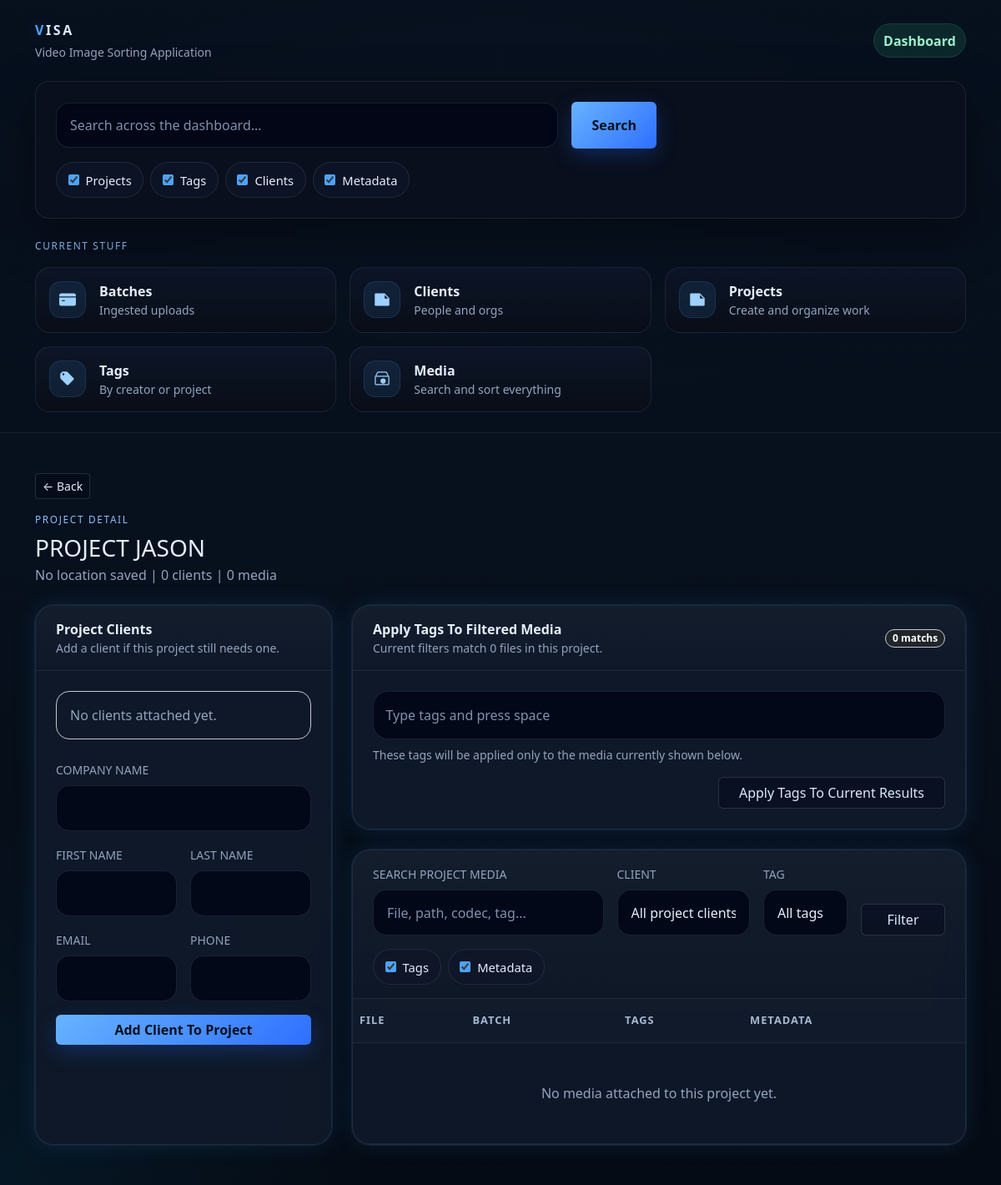
/dashboard/projects/3/, run on an earlier commit of the app's database.
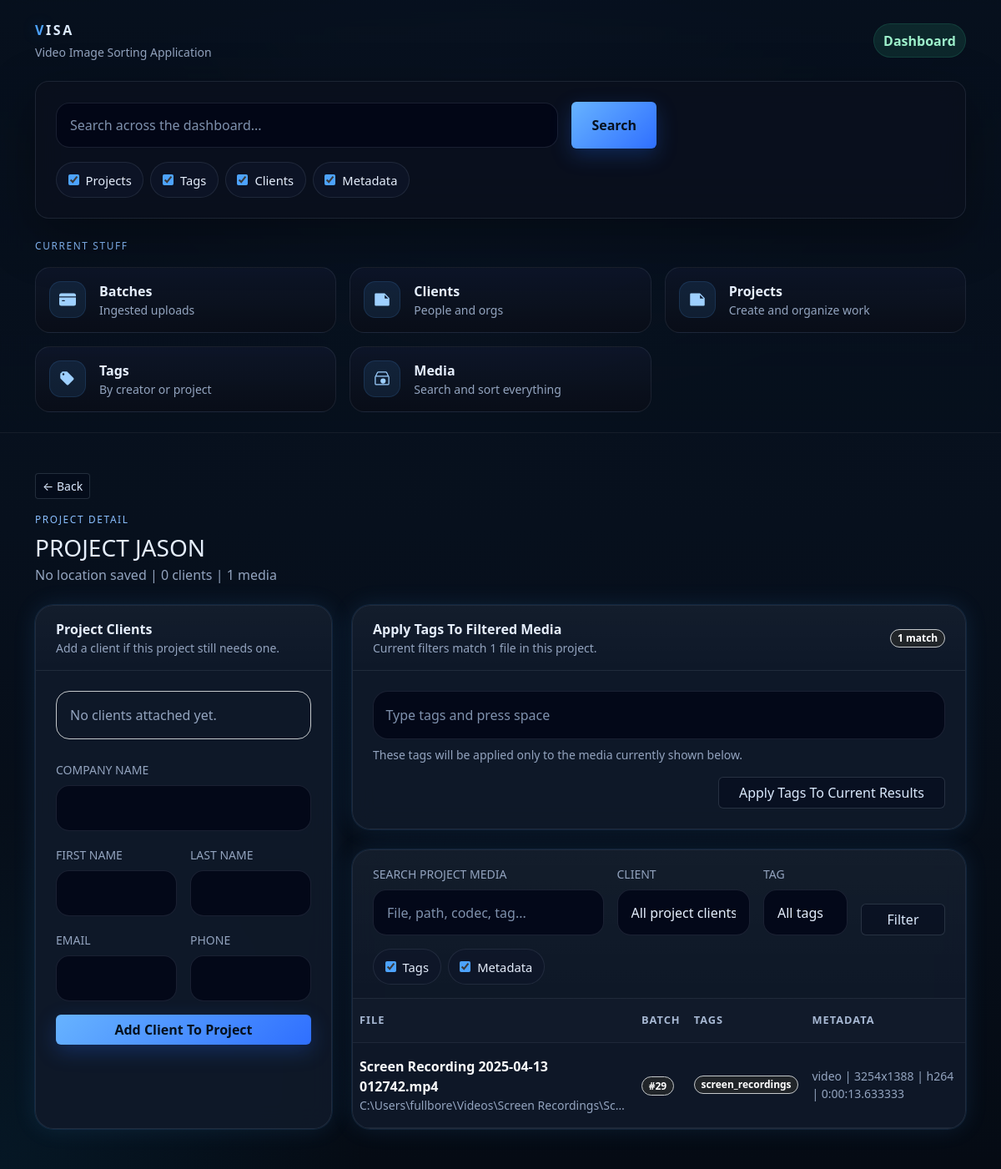
And on a later commit of the database.
### base/models.py (models this page shows, shortened)
class Project(models.Model):
    name = models.CharField(max_length=90)
    location = models.CharField(max_length=90, blank=True)
    start_date = models.DateField(null=True, blank=True)
    end_date = models.DateField(null=True, blank=True)
    users = models.ManyToManyField(
        settings.AUTH_USER_MODEL,
        through="ProjectUser",
        related_name="projects",
        blank=True,
    )

class Media(models.Model):
    class Meta:
        verbose_name_plural = "Media Files"
    batch = models.ForeignKey(
        Batch,
        on_delete=models.CASCADE,
        related_name="media",
        null=True,
        blank=True,
    )
    project = models.ForeignKey(
        Project,
        on_delete=models.CASCADE,
        related_name="media",
        null=True,
        blank=True,
    )
    file_name = models.CharField(max_length=255)
    file_path = models.CharField(max_length=512, unique=True)
    tags = models.ManyToManyField(
        Tag,
        through="MediaTag",
        related_name="media",
        blank=True,
    )
    created_at = models.DateTimeField(auto_now_add=True)

class Batch(models.Model):
    class Meta:
        verbose_name_plural = "Batches"
    created_at = models.DateTimeField(auto_now_add=True)
    closed_at = models.DateTimeField(null=True, blank=True)

class Tag(models.Model):
    user = models.ForeignKey(
        settings.AUTH_USER_MODEL,
        on_delete=models.CASCADE,
        related_name="tags",
        null=True,
        blank=True,
    )
    name = models.CharField(max_length=90)
    class Meta:
        constraints = [
            models.UniqueConstraint(fields=["user", "name"], name="uniq_tag_user_name"),
        ]

class MediaMetadata(models.Model):
    class Meta:
        verbose_name_plural = "Media Metadata"
    media = models.OneToOneField(
        Media,
        on_delete=models.CASCADE,
        related_name="metadata",
    )
    file_type = models.CharField(max_length=90, blank=True)
    file_size = models.BigIntegerField(
        null=True,
        blank=True,
        help_text="File size in bytes",
    )
    imported_at = models.DateTimeField(
        null=True,
        blank=True,
        help_text="When this metadata record was imported or created",
    )
    has_color_grade = models.BooleanField(default=False)
    hdr = models.BooleanField(
        null=True,
        blank=True,
        help_text="True/False when known, null when unknown",
    )
    frame_rate = models.DecimalField(
        max_digits=8,
        decimal_places=3,
        null=True,
        blank=True,
        help_text="Frames per second, e.g. 23.976",
    )
    codec = models.CharField(max_length=90, blank=True)
    duration = models.DurationField(
        null=True,
        blank=True,
        help_text="Length of media",
    )
    width = models.PositiveIntegerField(null=True, blank=True)
    height = models.PositiveIntegerField(null=True, blank=True)
    aspect_ratio = models.CharField(
        max_length=90,
        null=True,
        blank=True,
        help_text="Optional source-reported aspect ratio",
    )
    color_space = models.CharField(max_length=90, blank=True)
    bit_rate = models.BigIntegerField(
        null=True,
        blank=True,
        help_text="Bits per second",
    )
    @property
    def resolution(self):
        if self.width and self.height:
            return f"{self.width}x{self.height}"
        return ""

### base/views.py (the view, shortened to what this page needs)
# urls.py: path("dashboard/projects/<int:project_id>/", views.dashboard_project_detail, name="dashboard_project_detail"),
def dashboard_project_detail(request, project_id):
    project = get_object_or_404(
        Project.objects.annotate(
            media_total=Count("media", distinct=True),
            client_total=Count("customers", distinct=True),
        ),
        id=project_id,
    )
    q = (request.GET.get("q") or "").strip()
    client_id = (request.GET.get("client_id") or "").strip()
    tag_id = (request.GET.get("tag_id") or "").strip()
    search_state = _search_state_from_request(request)
    media = _project_media_queryset(project, q=q, client_id=client_id, tag_id=tag_id, search_state=search_state)
    return render(
        request,
        "base/dashboard_project_detail.html",
        {
            "project": project,
            "clients": project.customers.order_by("company_name", "last_name", "first_name"),
            "media_list": media,
            "media_count": media.count(),
            "tag_options": Tag.objects.filter(media__project=project).order_by("name").distinct(),
            "filters": {"q": q, "client_id": client_id, "tag_id": tag_id},
            **_base_context(search_state),
        },
    )

### base/views.py (called while the page is built, shortened)
def _search_state_from_request(request):
    source = request.POST if request.method == "POST" else request.GET
    query = (source.get("q") or "").strip()
    selected = {
        scope: bool(source.get(scope))
        for scope in SEARCH_SCOPES
    }
    if not any(selected.values()):
        selected = {scope: True for scope in SEARCH_SCOPES}
    return {"q": query, **selected}

def _base_context(search_state=None):
    return {
        "search_state": search_state or _empty_search_state(),
    }

def _project_media_queryset(project, q="", client_id="", tag_id="", search_state=None):
    search_state = search_state or _empty_search_state()
    media = (
        project.media.select_related("metadata", "batch")
        .prefetch_related("tags")
        .order_by("file_name")
    )
    if client_id.isdigit():
        media = media.filter(project__customers__id=int(client_id)).distinct()
    if tag_id.isdigit():
        media = media.filter(tags__id=int(tag_id)).distinct()
    return media

### base/templates/base/dashboard_project_detail.html (shortened to what the changed rows need)
{% extends "base/base.html" %}
{% block content %}
  <div class="d-flex flex-wrap justify-content-between align-items-start gap-3 mb-4">
    <div>
      <a href="{% url 'dashboard_projects' %}" class="btn btn-sm btn-outline-visa mb-3">← Back</a>
      <div class="section-label mb-2">Project detail</div>
      <h1 class="h3 mb-1">{{ project.name }}</h1>
      <div class="muted">
        {{ project.location|default:"No location saved" }} | {{ project.client_total }} client{{ project.client_total|pluralize }} | {{ project.media_total }} media
      </div>
    </div>
  </div>
  <div class="row g-4">
    <div class="col-12 col-xl-8">
      <div class="visa-glass-soft card-visa mb-4">
        <div class="content-card-header px-4 py-3 d-flex flex-wrap justify-content-between align-items-center gap-2">
          <div>
            <div class="fw-semibold">Apply Tags To Filtered Media</div>
            <div class="small muted">Current filters match {{ media_count }} file{{ media_count|pluralize }} in this project.</div>
          </div>
          <span class="badge rounded-pill text-bg-dark border border-secondary-subtle">
            {{ media_count }} match{{ media_count|pluralize }}
          </span>
        </div>
      </div>
      <div class="visa-glass-soft card-visa">
        <div class="table-responsive">
          <table class="table table-visa table-hover align-middle mb-0">
            <thead>
              <tr>
                <th>File</th>
                <th>Batch</th>
                <th>Tags</th>
                <th>Metadata</th>
              </tr>
            </thead>
            <tbody>
              {% for media in media_list %}
                <tr>
                  <td>
                    <div class="fw-semibold text-light">{{ media.file_name }}</div>
                    <div class="small muted text-truncate" style="max-width: 320px;" title="{{ media.file_path }}">{{ media.file_path }}</div>
                  </td>
                  <td>
                    {% if media.batch %}
                      <span class="badge rounded-pill text-bg-dark border border-secondary-subtle">#{{ media.batch.id }}</span>
                    {% else %}
                      <span class="muted">—</span>
                    {% endif %}
                  </td>
                  <td>
                    <div class="d-flex flex-wrap gap-2">
                      {% for tag in media.tags.all %}
                        <span class="badge rounded-pill text-bg-dark border border-secondary-subtle">{{ tag.name }}</span>
                      {% empty %}
                        <span class="muted">—</span>
                      {% endfor %}
                    </div>
                  </td>
                  <td class="small muted">
                    {% if media.metadata %}
                      {{ media.metadata.file_type|default:"unknown" }}
                      {% if media.metadata.resolution %}| {{ media.metadata.resolution }}{% endif %}
                      {% if media.metadata.codec %}| {{ media.metadata.codec }}{% endif %}
                      {% if media.metadata.duration %}| {{ media.metadata.duration }}{% endif %}
                    {% else %}
                      No metadata
                    {% endif %}
                  </td>
                </tr>
              {% empty %}
                <tr><td colspan="4" class="text-center py-5"><div class="muted">No media attached to this project yet.</div></td></tr>
              {% endfor %}
            </tbody>
          </table>
        </div>
      </div>
    </div>
  </div>
{% endblock %}

What changed in the data, as far as the page shows it:
computed for Project "PROJECT JASON": media_total "0" → "1"
now on this page (row edited): Media: file_name "Screen Recording 2025-04-13 012742.mp4", file_path "C:\\Users\\fullbore\\Videos\\Screen Recordings\\Sc…", batch.id "29", metadata.file_type "video", metadata.resolution "3254x1388", metadata.codec "h264", metadata.duration "0:00:13.633333"
now on this page (row unchanged): Tag: name "screen_recordings"
Also different on the page:
{{ media_count }}: "0" → "1"
text no longer shown: "No media attached to this project yet."
